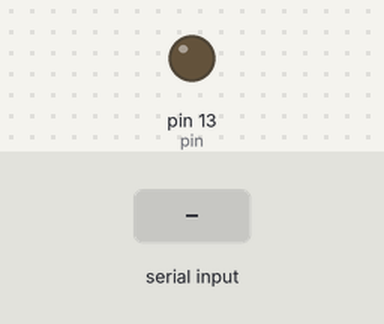
A sketch run on a simulated Arduino Uno, built with avr-gcc and run on an emulated ATmega328P. Parts: output pins drawn as LEDs (lit = HIGH). The test bench sets the inputs (shaded band).

Above: at 1.2 s.
1.3 s: "a" received over Serial
At 2.6 s:
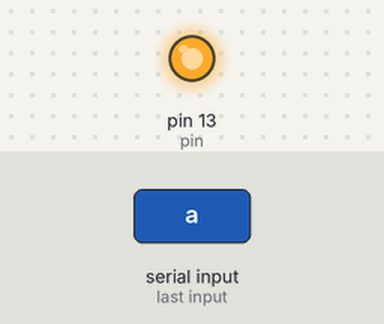
4.3 s: "b" received over Serial
At 7.2 s:
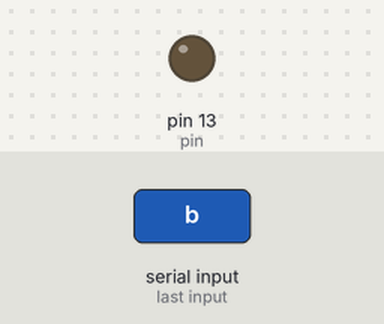
7.3 s: "c" received over Serial
At 8.4 s:
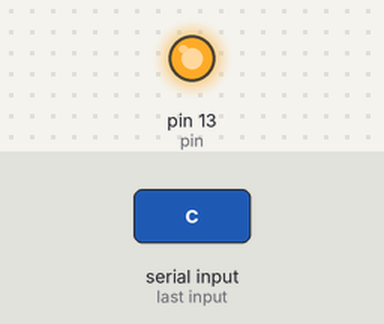
Timing chart, 0 to 12.6 s (numbered marks = the images above; inputs shaded):
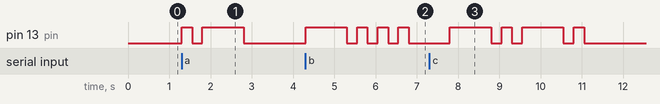

The sketch:

7.5homework-morse.ino
```cpp
#include <stdio.h>
int pin = 13;
int _pin=pin;
int incomingByte=0;
int _dottime=250;

void dot() {
  digitalWrite(_pin,HIGH);
  delay(_dottime);
  digitalWrite(_pin,LOW);
  delay(_dottime);
}
void dash() {
  digitalWrite(_pin,HIGH);
  delay(_dottime*4);
  digitalWrite(_pin,LOW);
  delay(_dottime);
}
void cs(){
  digitalWrite(_pin,LOW);
  delay(_dottime*3);
 }
void ws(){
digitalWrite(_pin,LOW);
 delay(_dottime*4);
}

void zifuchuli(int b){


    switch(char(b)){
      case 'a':dot();dash();
               cs();break;
      case 'b':dash();dot();dot();dot();
               cs();break;
      case 'c':dash();dot();dash();dot();
               cs();break;
      case 'd':dash();dot();dot();
               cs();break;
      case 'e':dot();
               cs();break;
      case 'f':dot();dot();dash();dot();
               cs();break;
      case 'g':dash();dash();dot();
               cs();break;
      case 'h':dot();dot();dot();dot();
               cs();break;
      case 'i':dot();dot();
               cs();break;
      case 'j':dot();dash();dash();dash();
               cs();break;
      case 'k':dash();dot();dash();
               cs();break;
      case 'm':dash();dash();
               cs();break;
      case 'n':dash();dot();
               cs();break;
      case 'o':dash();dash();dash();
               cs();break;
      case 'p':dot();dash();dash();dot();
               cs();break;
      case 'q':dash();dash();dot();dash();
               cs();break;
      case 'r':dot();dash();dot();
               cs();break;
      case 's':dot();dot();dot();
               cs();break;
      case 't':dash();
               cs();break;
      case 'u':dot();dot();dash();
               cs();break;
      case 'v':dot();dot();dot();dash();
               cs();break;
      case 'w':dot();dash();dash();
               cs();break;
      case 'x':dash();dot();dot();dash();
               cs();break;
      case 'y':dash();dot();dash();dash();
               cs();break;
      case 'z':dash();dash();dot();dot();
               cs();break;
      case ' ':dot();
               ws();break;
      default:dot();
               ws();
    }
}
void setup() {
  pinMode(_pin, OUTPUT);
  Serial.begin(9600);
}
void loop() {
  if(Serial.available()>0){
    incomingByte=Serial.read();
    zifuchuli(incomingByte);
  }
}   
```

Measured:
- after the input at 1.3 s, pin 13 (pin): LOW → HIGH at once, → LOW 0.25 s later, → HIGH 0.25 s later, → LOW 1.0 s later
- after the input at 4.3 s, pin 13 (pin): LOW → HIGH at once, then repeats every 0.50 s: LOW 0.25 s, HIGH 0.25 s
- after the input at 7.3 s, pin 13 (pin): LOW → HIGH after 0.50 s, → LOW 1.0 s later, → HIGH 0.25 s later, → LOW 0.25 s later, … (8 changes in this stretch)
